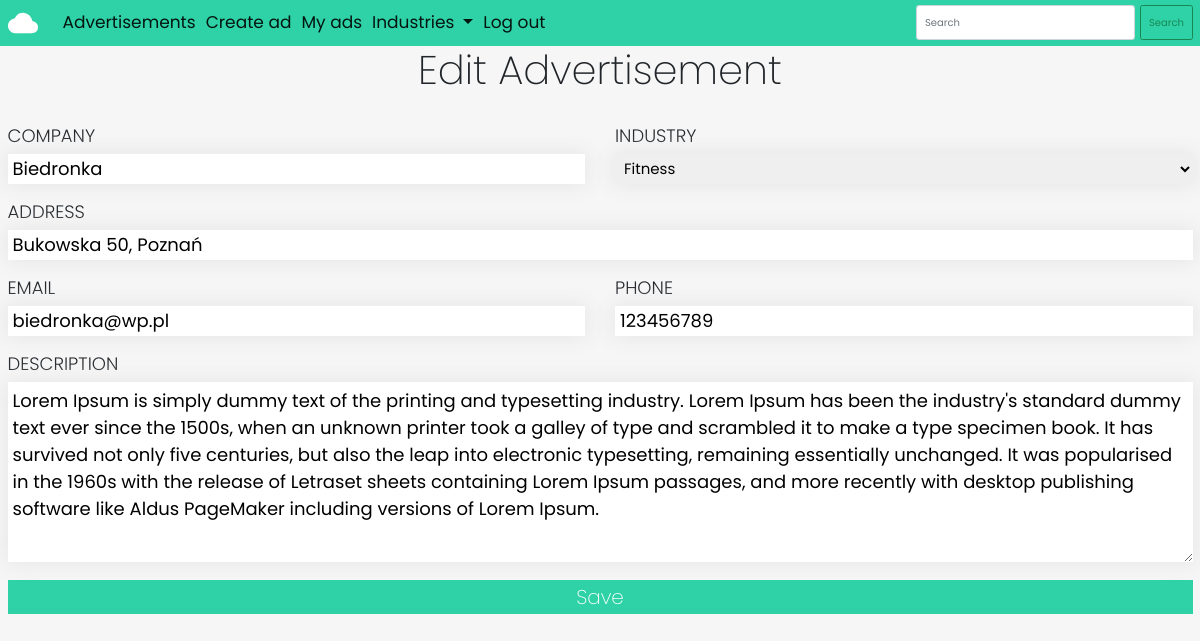
The app's page /my/1 (signed in) with its own data.
### ads/models.py (models this page shows, shortened)
class Advertisement(models.Model):
    company = models.CharField(max_length=300)
    address = models.CharField(max_length=400)
    email = models.EmailField(max_length=254)
    phone = models.CharField(max_length=14)
    desc = models.TextField()
    industries = [
        ('','Choose industry'),
        ('re', 'Real estate'),
        ('ht', 'Health'),
        ('at', 'Automotive'),
        ('ft', 'Fitness'),
    ]
    industry = models.CharField(max_length=2, choices=industries, default='')
    user = models.ForeignKey(User, on_delete=models.CASCADE)
    likes = models.ManyToManyField(User, blank=True, related_name='likes')

### ads/views.py (the view, shortened to what this page needs)
# urls.py: path('my/<int:adId>', views.edit, name='edit'),
@login_required
def edit(request, adId):
    ad = get_object_or_404(Advertisement, pk=adId, user=request.user)
    if request.method == 'GET':
        form = AdForm(instance=ad)
        return render(request, 'edit.html', {'form': form, 'ad': ad})

### ads/forms.py
class AdForm(forms.ModelForm):
    class Meta:
        model = Advertisement
        exclude = ('user',)

### ads/templates/edit.html (shortened to what this page needs)
{% extends 'base.html' %}
{% block content %}
<div class="row">
    <h2 class="form-title">Edit Advertisement</h2>
    <form class="create-form" action="{% url 'edit' ad.id%}" method="POST">
        <div class="form-line">
            <div class="form-element">
                <label for="id_company">Company</label>
                <input type="text" name="company" maxlength="300" required="" id="id_company" value="{{ad.company}}">
            </div>
            <div class="form-element">
                <label for="id_industry">Industry</label>
                <select name="industry" required="" id="id_industry">
                    {% for id, industry  in ad.industries  %}
                    {% if not id %}
                    <option value="{{id}}" disabled>{{industry}}</option>
                    {% elif id == ad.industry %}
                    <option value="{{id}}" selected>{{industry}}</option>
                    {% else %}
                    <option value="{{id}}">{{industry}}</option>
                    {% endif %}
                    {% endfor %}
                </select>
            </div>
        </div>
        <div class="form-line">
            <div class="form-element long">
                <label for="id_address">Address</label>
                <input type="text" name="address" maxlength="400" required="" id="id_address" value="{{ad.address}}">
            </div>
        </div>
        <div class="form-line">
            <div class="form-element">
                <label for="id_email">Email</label>
                <input type="email" name="email" maxlength="254" required="" id="id_email" value="{{ad.email}}">
            </div>
                <div class="form-element">
                    <label for="id_phone">Phone</label>
                    <input type="text" name="phone" maxlength="14" required="" id="id_phone" value="{{ad.phone}}">
                </div>
            </div>
        <label for="id_desc">Description</label>
        <textarea name="desc" cols="40" rows="10" required="" id="id_desc">{{ad.desc}}</textarea>
        <button class="btn-full" type="submit">Save</button>
    </form>
    {% endblock content %}

### ads/static/css/styles.css (style rules this page uses)
* { margin: 0; padding: 0; box-sizing: border-box; }
:root { --background: #f6f6f6; --primary: #2ed2a6; }
html, body { font-size: 10px; font-family: 'Poppins', sans-serif; background-color: var(--background); }
.row { max-width: 1200px; margin: 0 auto; }
.form-title { font-size: 4rem; text-align: center; font-weight: 200; margin-bottom: 2.8rem; }
.form-element { display: flex; flex-direction: column; flex: 0 0 calc(50% - 1.5rem); }
.form-line { display: flex; justify-content: space-between; padding: 0; }
input { width: 100%; }
.create-form label { text-transform: uppercase; font-size: 1.8rem; font-weight: 300; margin-bottom: 0.5rem; padding-left: 0; }
.create-form input, .create-form select, .create-form textarea { height: 3rem; font-size: 1.8rem; padding: 0.5rem; border: none; outline: none; box-shadow: 0 0 20px 2px #e6e6e6; transition: all .5s; width: 100%; margin-bottom: 1.4rem; }
.long { flex: 1; }
.create-form textarea { height: 18rem; }
.create-form select { font-size: 1.5rem; }
.btn-full { width: 100%; background-color: var(--primary); border: 2px solid var(--primary); color: white; font-size: 2rem; font-weight: 200; transition: all 0.4s; text-align: center; }

### records on screen
Advertisement: company "Biedronka", industry "Fitness", address "Bukowska 50, Poznań", email "biedronka@wp.pl", phone "123456789", desc "Lorem Ipsum is simply dummy text of the printing and typesetting industry. Lorem Ipsum has been the industry's standard dummy text ever since the 1500s, when an unknown printer took a galley of type and scrambled it to make a type specimen book. It has survived not only five centuries, but also the leap into electronic typesetting, remaining essentially unchanged. It was popularised in the 1960s with the release of Letraset sheets containing Lorem Ipsum passages, and more recently with desktop publishing software like Aldus PageMaker including versions of Lorem Ipsum."
